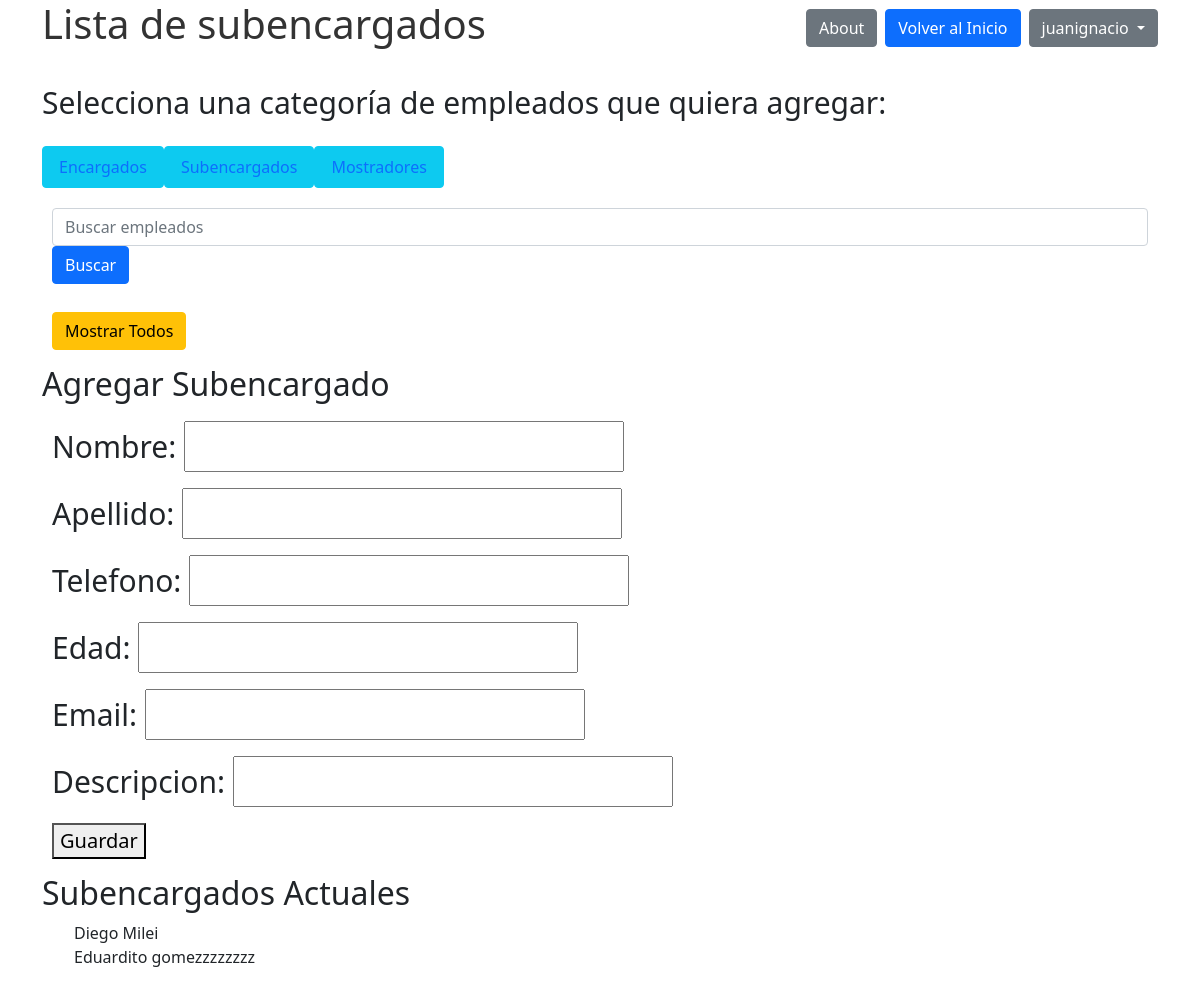
The page /empleados/subencargados/ (signed in) on the database as committed earlier.
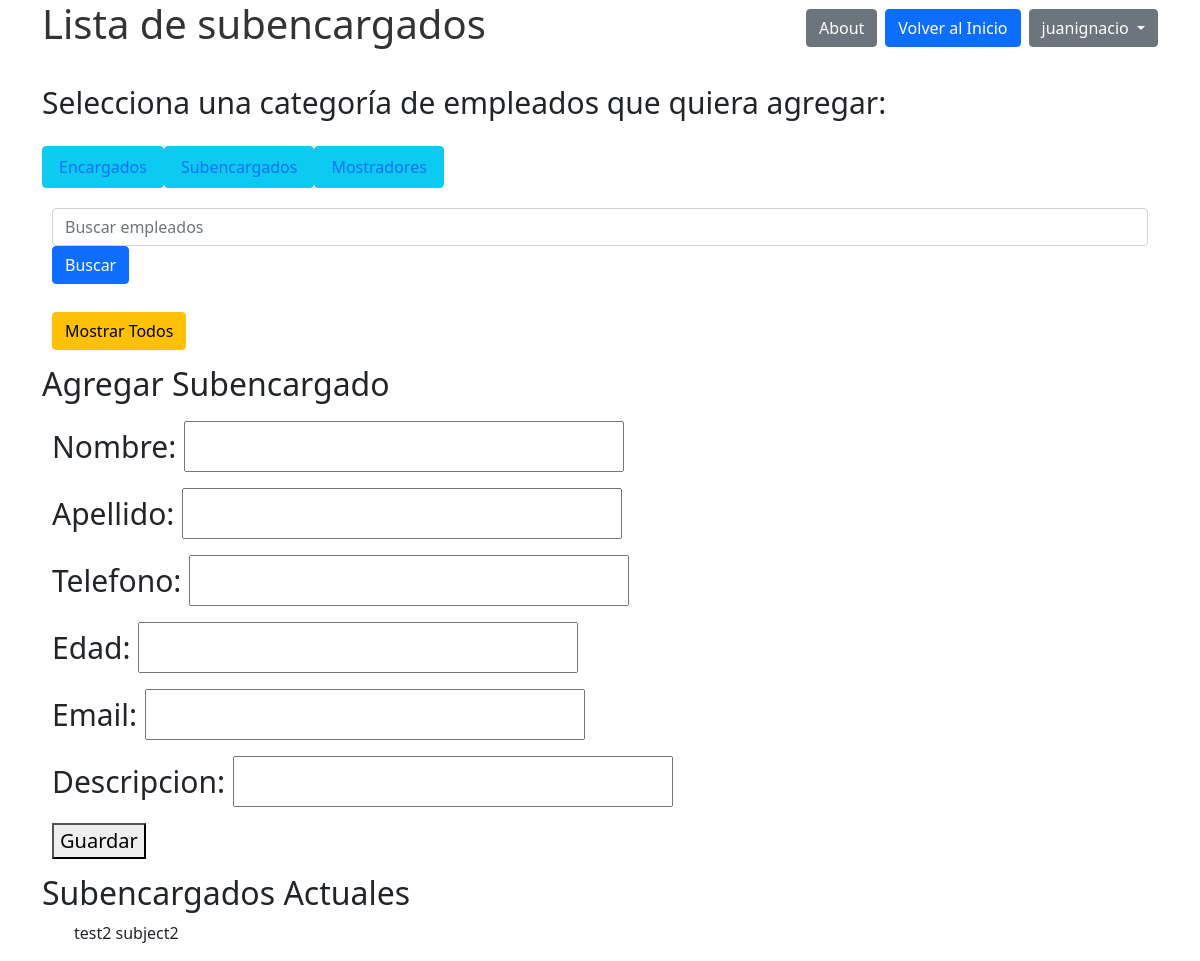
The same page on the database as committed later.
### empleados/models.py (models this page shows)
class subencargado(models.Model):
    Nombre = models.CharField(max_length=64)
    Apellido = models.CharField(max_length=64)
    telefono = models.CharField(max_length=20)
    edad = models.IntegerField()
    email = models.EmailField()
    descripcion = models.CharField(max_length=100)
    empleo = models.CharField(max_length=64, default='subencargado')
    creador = models.ForeignKey(User, on_delete=models.SET_NULL, null=True)

### empleados/views.py (the view)
# urls.py: path('subencargados/', views.subencargados, name='subencargados'),
@login_required
def subencargados(request, id=None):
    if request.method == 'POST':
        form = SubencargadoForm(request.POST)
        if form.is_valid():
            nuevo_subencargado = form.save(commit=False)
            nuevo_subencargado.creador = request.user
            nuevo_subencargado.save()
            return redirect('base')
    else:
        form = EncargadoForm(initial={'creador': request.user, 'empleo': 'subencargado'})
    subencargados_lista = subencargado.objects.all()
    return render(request, 'subencargados.html', {'subencargados': subencargados_lista, 'form': form})

### empleados/forms.py (shortened to what this page needs)
class EncargadoForm(forms.ModelForm):
    class Meta:
        model = encargado
        exclude = ['creador', 'empleo']

### empleados/templates de empleados/subencargados.html (shortened to what this page needs)
{% extends 'base.html' %}
{% block content %}
  <h2>Agregar Subencargado</h2>
  <form method="post">
    {{ form.as_p }}
    <button type="submit">Guardar</button>
  </form>
  <h2>Subencargados Actuales</h2>
  <ul>
    {% for subencargado in subencargados %}
      <li>{{ subencargado.Nombre }} {{ subencargado.Apellido }}</li>
    {% endfor %}
  </ul>
{% endblock %}

Rows that differ between the two databases and show on the page:
removed subencargado: Nombre "Diego", Apellido "Milei"
removed subencargado: Nombre "Eduardito", Apellido "gomezzzzzzzz"
added subencargado: Nombre "test2", Apellido "subject2"
